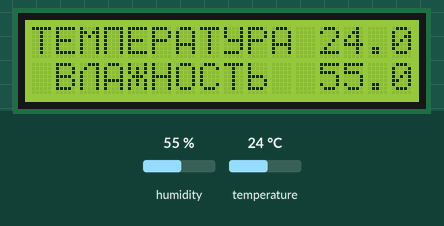
The sketch below on a simulated Arduino Uno, built with avr-gcc and run on an emulated ATmega328P. Shown: 16×2 character LCD. The inputs (shaded band) are chosen by the test bench; at power-on: humidity 55 %, temperature 24 °C.

Above: at 1.2 s.
1.3 s: humidity set to 22 %
At 2.8 s:
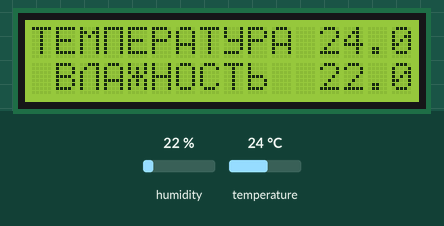
4.0 s: temperature set to 12 °C
At 4.7 s:
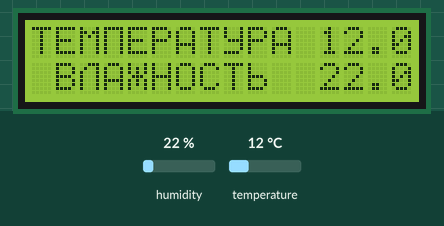
6.7 s: humidity set to 40 %
At 8.7 s:
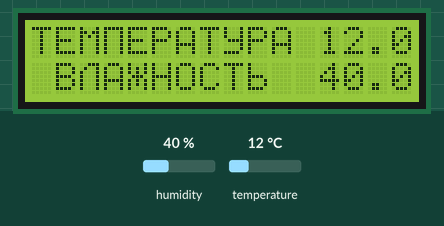
9.6 s: temperature set to 19 °C
At 10.7 s:
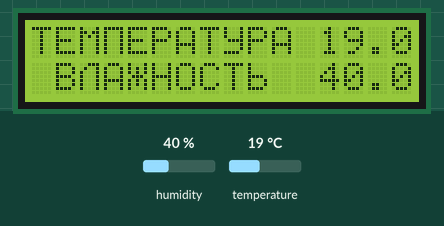
Timing chart, 0 to 12.6 s (numbered marks = the images above; inputs shaded):
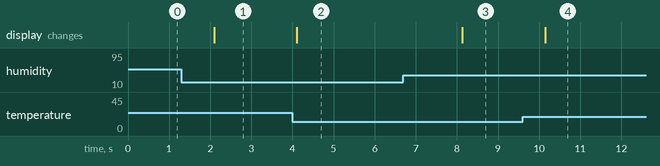

The sketch:

System_Bedroom_var_2.ino
```cpp
// Измерение температуры

#include <LiquidCrystal.h>
#include <DHT22.h>
#define DHT22_PIN 8

DHT22 myDHT22(DHT22_PIN);

byte PE_lit[8] =
{
  B11111,
  B10001,
  B10001,
  B10001,
  B10001,
  B10001,
  B10001,
  B00000,
};

byte EL_lit[8] =
{
  B00111,
  B01001,
  B10001,
  B10001,
  B10001,
  B10001,
  B10001,
  B00000,
};

byte ZH_lit[8] =
{
  B10001,
  B10101,
  B10101,
  B01110,
  B10101,
  B10101,
  B10001,
  B00000,
};

byte MZ_lit[8] =
{
  B10000,
  B10000,
  B10000,
  B11110,
  B10001,
  B10001,
  B11110,
  B00000,
};

byte U_lit[8] =
{
  B10001,
  B10001,
  B10001,
  B01111,
  B00001,
  B00001,
  B11110,
  B00000,
};

LiquidCrystal lcd(2,3,4,5,6,7);

void setup()
{
  lcd.createChar(1, PE_lit);
  lcd.createChar(2, U_lit);
  lcd.createChar(3, EL_lit);
  lcd.createChar(4, ZH_lit);
  lcd.createChar(5, MZ_lit);

  lcd.begin(16, 2);
  lcd.setCursor(0, 0);
  lcd.print("TEM\1EPAT\2PA");
  lcd.setCursor(1, 1);
  lcd.print("B\3A\4HOCT\5");
}

void loop()
{

 int chk = myDHT22.readData();

    lcd.setCursor(12, 0);
    lcd.print(myDHT22.getTemperatureC(), 1);
    lcd.setCursor(14, 0);
    lcd.print("");
    //lcd.setCursor(15, 0); for DHT 11
    //lcd.print("C");
    lcd.setCursor(12, 1);
    lcd.print(myDHT22.getHumidity(), 1);
    lcd.setCursor(14, 1);
    lcd.print("");
    //lcd.setCursor(15, 1);
    //lcd.print("%");

    delay(2000);
}
```

Measured:
- after the input at 1.3 s, the display: changes after 0.80 s (image 1)
- after the input at 4.0 s, the display: changes after 0.11 s (image 2)
- after the input at 6.7 s, the display: changes after 1.4 s (image 3)
- after the input at 9.6 s, the display: changes after 0.54 s (image 4)
